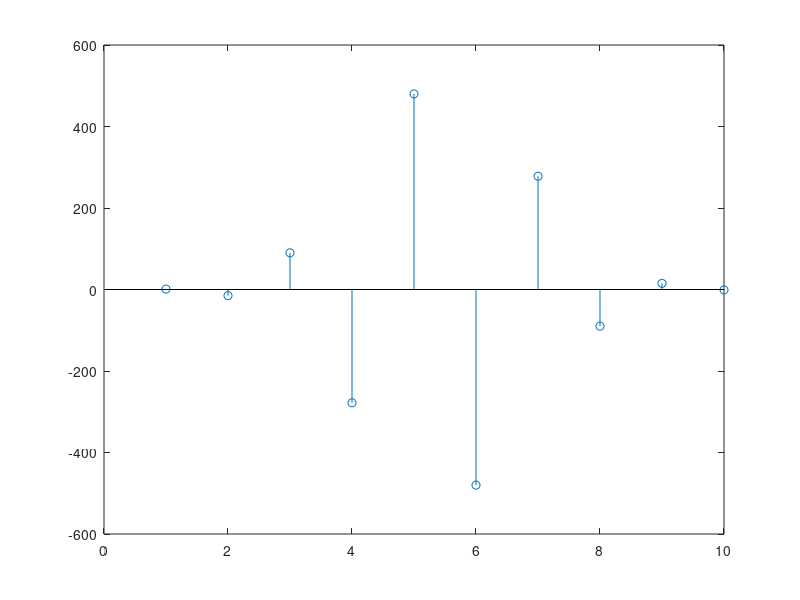

Write the MATLAB code that produced this figure.
Ad = [1 2 0; 2 5 -1; 4 10 -1]; %Let's first create some data, which is double precision by default.
A = single(Ad); % or A = cast(Ad,'single');convert data to single precision with the single function.

%create single precision zeros and ones with their respective functions.

n=1000;
Z=zeros(n,1,'single');
O=ones(n,1,'single');

whos A Ad O Z n; %Let's look at the variables in the workspace.
B = A'    % Matrix Transpose
whos B
C = A * B % Matrix multiplication
C = A .* B % Elementwise arithmetic
X = inv(A) % Matrix inverse
I = inv(A) * A % Confirm result is identity matrix
I = A \ A  % Better way to do matrix division than inv
E = eig(A) % Eigenvalues
F = fft(A(:,1)) % FFT fast fouriour Transform
S = svd(A) % Singular value decomposition
P = round(poly(A)) % The characteristic polynomial of a matrix
R = roots(P) % Roots of a polynomial
Q = conv(P,P) % Convolve two vectors
R = conv(P,Q)
stem(R); % Plot the result
